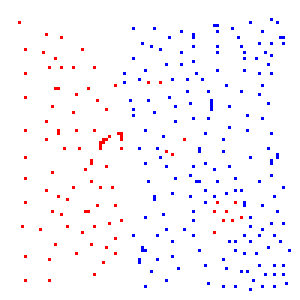
#> input picture lab04/data.bmp, 100 x 100 px (shown 3 times larger)
$ python zad_a.py
#> lines starting #> are read from the running program, lines starting #| are printed output that depends on the picture
import cv2
import numpy as np
from sklearn.svm import SVC
import matplotlib.pyplot as plt

def parse_data(data):
    X = []
    ys = []
    shape = data.shape
    for x in range(shape[0]):
        for y in range(shape[1]):
            if np.array_equal(data[x][y], [255, 0, 0]):
                X.append([x, y])
                ys.append(0)
            if np.array_equal(data[x][y], [0, 0, 255]):
                X.append([x, y])
                ys.append(1)
    return np.array(X),np.array(ys)


def load_dataset():
    data = cv2.imread("data.bmp")
#> data is the input picture: shape (100, 100, 3); mean B, G, R 252.6, 247.9, 250.3

    data = np.array(data, int)
    X, y = parse_data(data)
#> X = 279 pairs, first value 6 to 96, second value 6 to 96; y = 279 values, max 1 at index 1, min 0 at index 0, mean 0.344
    return X, y


if __name__ == "__main__":
    X, y = load_dataset()
    for kernel in ['linear','rbf','poly']:
        for c in [0.0001,0.0005,0.001,0.005,0.01,0.05,1]:
            clf = SVC(kernel=kernel,C=c,degree=3)
            clf.fit(X, y)
            w = clf.dual_coef_.dot(clf.support_vectors_)
            margin = 2 / np.sqrt((w ** 2).sum())
            score = clf.score(X,y)
            print(kernel," margin ",margin," c = ",c , " score = ",score)
            plt.figure()
            plt.clf()
            plt.scatter(X[:, 0], X[:, 1], c=y, zorder=10, cmap=plt.cm.Paired)

            # Circle out the test data
            plt.scatter(X[:, 0], X[:, 1], s=80, facecolors='none', zorder=10)

            plt.axis('tight')
            x_min = X[:, 0].min()
            x_max = X[:, 0].max()
            y_min = X[:, 1].min()
            y_max = X[:, 1].max()

            XX, YY = np.mgrid[x_min:x_max:200j, y_min:y_max:200j]
            Z = clf.decision_function(np.c_[XX.ravel(), YY.ravel()])

            # Put the result into a color plot
            Z = Z.reshape(XX.shape)
            plt.pcolormesh(XX, YY, Z > 0, cmap=plt.cm.Paired)
            plt.contour(XX, YY, Z, colors=['k', 'k', 'k'], linestyles=['--', '-', '--'],
                        levels=[-.5, 0, .5])

            plt.title(kernel)
            plt.savefig(kernel + "_" + str(c) + ".png")
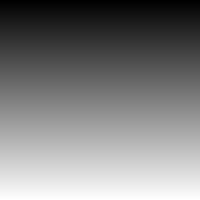
#> XX: shape (200, 200) float64; min 6, max 96, mean 51; drawn with min black and max white
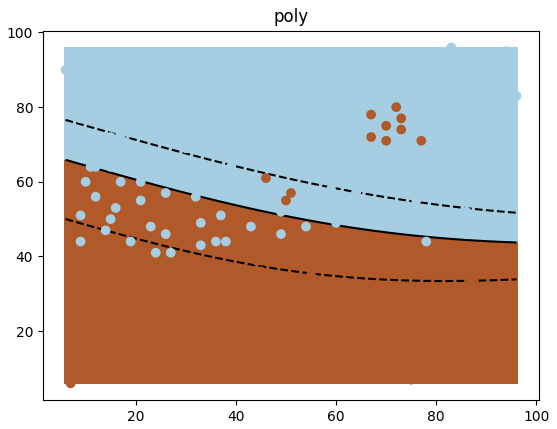
#> figure drawn by matplotlib, 1 panel
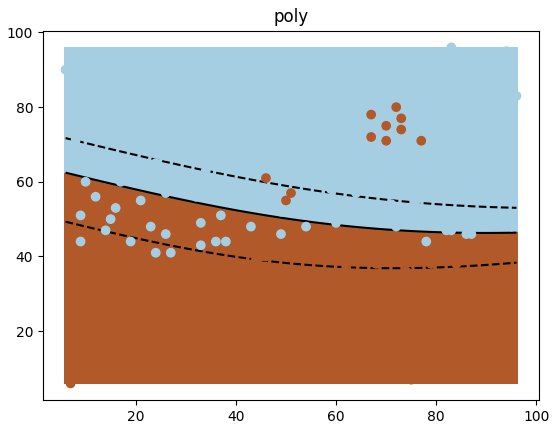
#> figure drawn by matplotlib, 1 panel
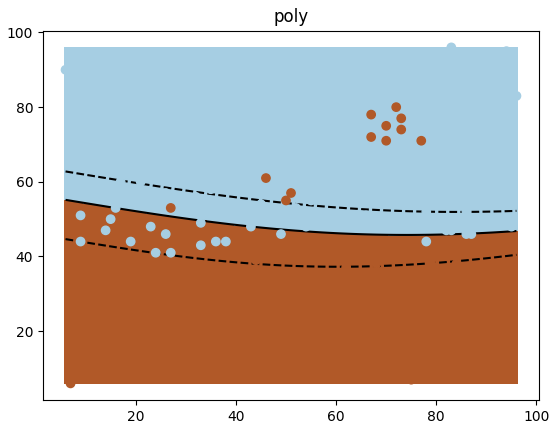
#> figure drawn by matplotlib, 1 panel
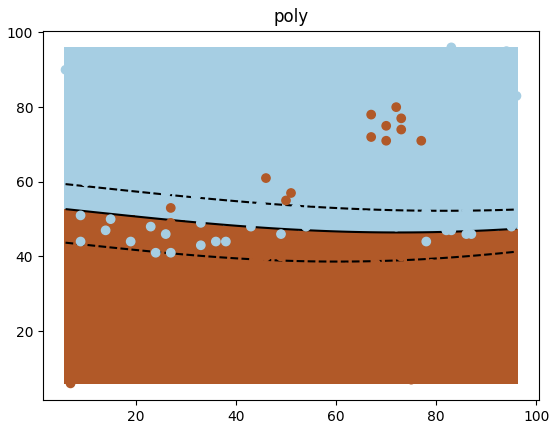
#> figure drawn by matplotlib, 1 panel
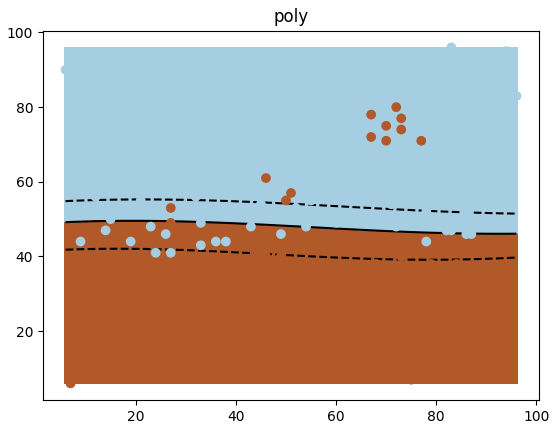
#> figure drawn by matplotlib, 1 panel
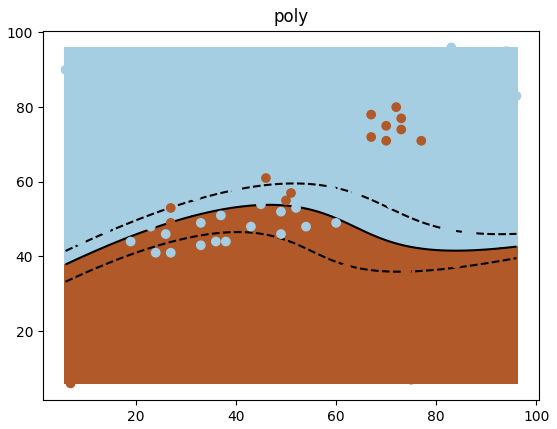
#> figure drawn by matplotlib, 1 panel
